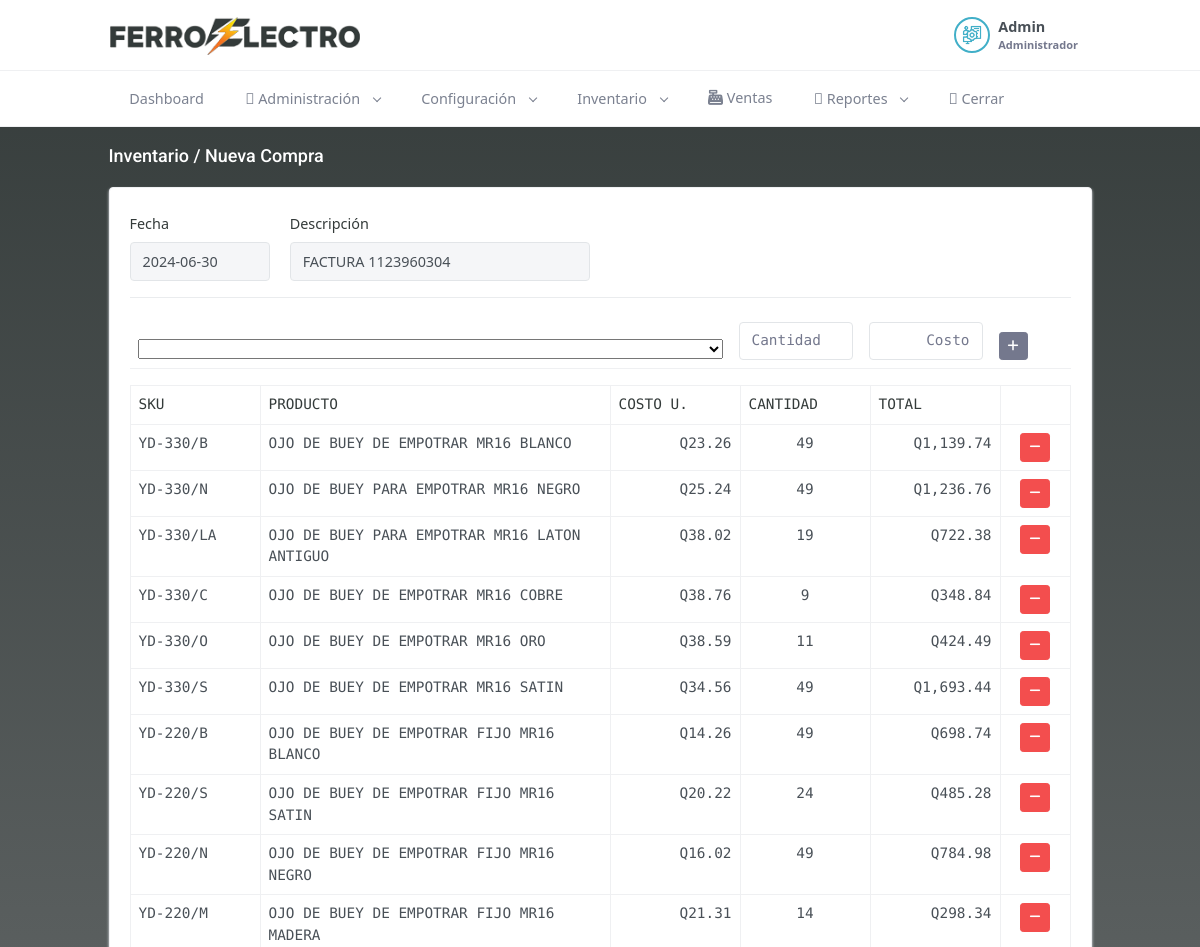
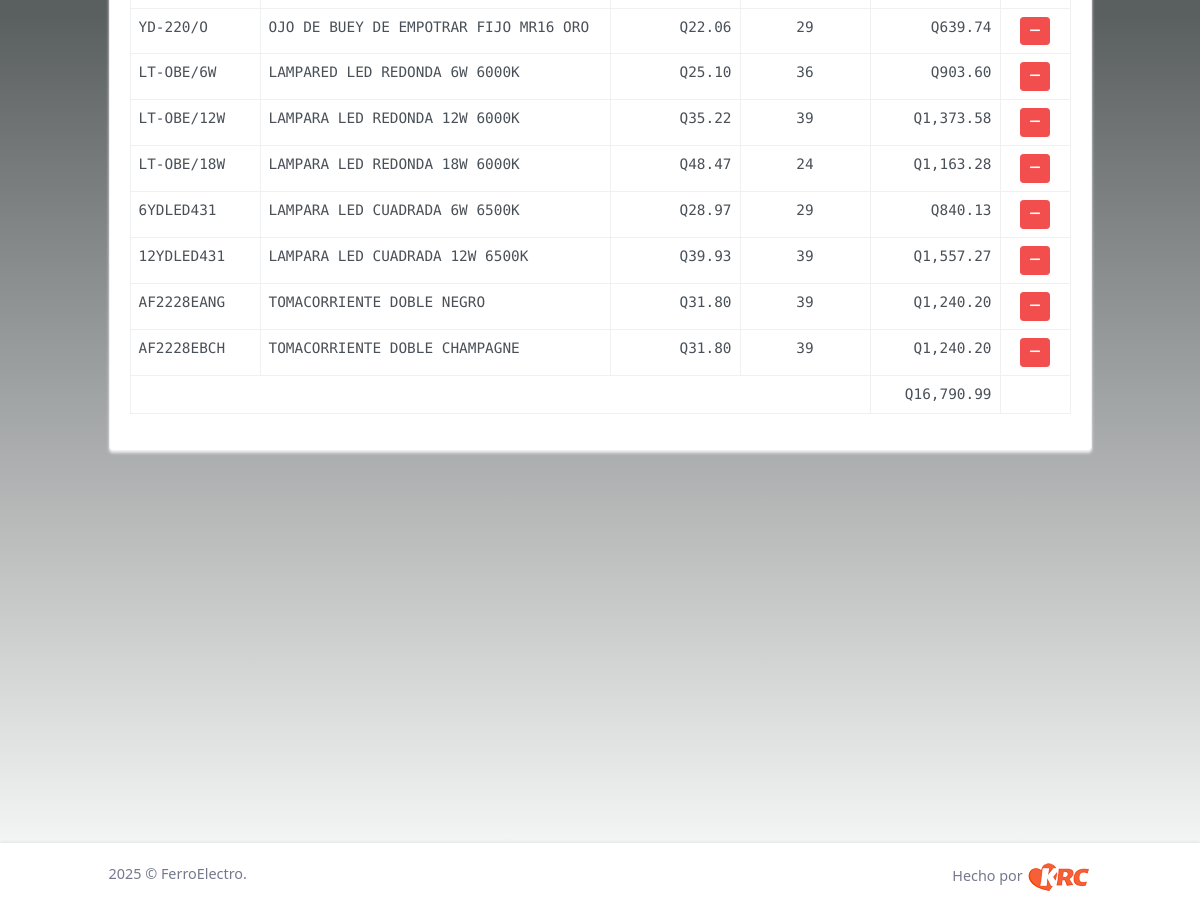
The app's page /inventario/compras/lista_compra/1 (signed in) with its own data (2 pictures, top to bottom).
### tables this page shows
CREATE TABLE `compras` (
  `id` int(11) NOT NULL,
  `fecha` date NOT NULL,
  `descripcion` varchar(300) NOT NULL,
  `status` int(11) NOT NULL DEFAULT 1
);

CREATE TABLE `productos` (
  `id` int(11) NOT NULL,
  `sku` varchar(50) NOT NULL,
  `nombreproducto` varchar(300) NOT NULL,
  `descripcion` text NOT NULL,
  `proveedorid` int(11) NOT NULL,
  `categoriaid` int(11) NOT NULL,
  `marcaid` int(11) NOT NULL,
  `peso` float(10,2) NOT NULL,
  `cantmin` int(11) NOT NULL,
  `FOB` float(10,2) NOT NULL,
  `costo` float(10,2) NOT NULL,
  `venta` float(10,2) NOT NULL,
  `created_at` timestamp NOT NULL DEFAULT current_timestamp(),
  `updated_at` timestamp NOT NULL DEFAULT current_timestamp(),
  `status` int(11) NOT NULL DEFAULT 1
);

### application/controllers/inventario/Compras.php (called while the page is built, shortened)
<?php
class Compras extends CI_Controller {
	public function lista_compra($compraid)
	{
        $d['title'] = 'Inventario';
        $h['title'] =  $d['title'];
		$d['msg'] = '';
		$d['compra'] = $this->model->get_compra($compraid);
		$d['productos'] = $this->model->all_productos_all_status();
		$d['listaproductos'] = $this->model->lista_inventario($compraid);
        $this->load->view('header_view', $h);
		$this->load->view('inventario/lista_compra_view', $d);
        $this->load->view('footer_view', $h);
	}
}

### index.php (called while the page is built, shortened)
<?php
require_once BASEPATH.'core/CodeIgniter.php';

### application/models/Model.php (called while the page is built, shortened)
<?php
class Model extends CI_Model
{
  public function all_productos_all_status(){
    $str = 'productos.id idpr, productos.sku, productos.nombreproducto, productos.descripcion, productos.proveedorid, productos.categoriaid, productos.costo, productos.venta, productos.marcaid, productos.status statusprod, productos.peso, productos.cantmin, productos.fob, ';
    $str .= 'proveedores.id idprov, proveedores.nombre nombreproveedor, ';
    $str .= 'categorias.id idcat, categorias.categoria, categorias.status statcat, ';
    $str .= 'marcas.id idmarca, marcas.marca, marcas.status statusmarca';
    $q= $this
      ->db
      ->select($str)
      ->from('productos')
      ->join('proveedores', 'proveedores.id = productos.proveedorid')
      ->join('categorias', 'categorias.id = productos.categoriaid')
      ->join('marcas', 'marcas.id = productos.marcaid')
      ->get();
    if($q->num_rows() > 0) {
      return $q->result_array();
    }
    return array();
  }
  public function get_compra($idcompra){
    $q= $this
        ->db
        ->select('*')
	      ->from('compras')
        ->where('id', $idcompra)
        ->get();
    if($q->num_rows() > 0) {
      return $q->result_array();
    }
    return array();
  }
  public function lista_inventario($idcompra){
    $str = 'inventario.idcompra, inventario.idproducto, inventario.costo, inventario.idventa, inventario.venta, inventario.status statusinv, ';
    $str .= 'productos.id idpr, productos.sku, productos.nombreproducto';
    $q= $this
        ->db
        ->select($str)
	      ->from('inventario')
        ->where('idcompra', $idcompra)
        ->join('productos', 'productos.id = inventario.idproducto')
        ->group_by('inventario.idproducto')
        ->get();
    if($q->num_rows() > 0) {
      return $q->result_array();
    }
    return array();
  }
  public function lista_inventario_conteo($idcompra, $idproducto){
    $str = '*';
    $q= $this
        ->db
        ->select($str)
	      ->from('inventario')
        ->where('idcompra', $idcompra)
        ->where('idproducto', $idproducto)
        ->count_all_results();
    return $q;
  }
}

### application/views/inventario/lista_compra_view.php (the view, shortened to what this page needs)
<div class="main-content">
    <div class="page-content">
        <div class="container-fluid">
            <div class="row">
                <div class="col-12">
                    <div class="page-title-box d-flex align-items-center justify-content-between">
                        <h4 class="mb-0"><?= $title . ' / Nueva Compra' ?></h4>
                    </div>
                </div>
            </div>
            <div class="row">
                <div class="col-xl-12">
                    <div class="card card-h-100">
                        <div class="card-body">
                                <div class="row">
                                    <div class="form-group col-md-2">
                                        <label for="nombre">Fecha</label>
                                        <input type="text" id="fecha" disabled="disabled" class="form-control" name="fecha" required="true" autocomplete="off" value="<?= $compra[0]['fecha'] ?>">
                                    </div>
                                    <div class="form-group col-md-4">
                                        <label for="nombre">Descripción</label>
                                        <input type="text" class="form-control" disabled="disabled" name="descripcion" required="true" autocomplete="off" value="<?= $compra[0]['descripcion'] ?>">
                                    </div>
                                </div>
                                <hr>
                                <div class="row">
                                    <div class="form-group col-md-12">
                                        <form method="POST" class="form" autocomplete="notnow">
                                            <table class="table table-condensed tabled-bordered" id="addtable">
                                                <thead>
                                                    <tr>
                                                        <th>
                                                            <select id="productos" class="idp-add" style="width: 100%;" placeholder="Seleccionar un producto..." autocomplete="off" name="productos">
                                                                <option value=""></option>
                                                                <?php
                                                                foreach($productos as $p){
                                                                ?>
                                                                <option data-sku="<?= $p['sku'] ?>" value="<?= $p['idpr'] ?>"><?= $p['sku'] . ' - ' . $p['nombreproducto'] ?></option>
                                                                <?php
                                                                }
                                                                ?>
                                                            </select>
                                                        </th>
                                                        <th style="width: 130px;">
                                                            <input type="text" class="form-control cantidad-add" name="cantidad" autocomplete="off" placeholder="Cantidad" required="true">
                                                        </th>
                                                        <th style="width: 130px;">
                                                            <input type="text" style="text-align: right;" class="form-control currencyquet costo-add" name="costo" autocomplete="off" placeholder="Costo" required="true">
                                                        </th>
                                                        <th style="width: 80px;">
                                                            <button type="submit" name="agregar" class="btn btn-secondary btn-sm"><i class="fa fa-plus"></i></button>
                                                        </th>
                                                    </tr>
                                                </thead>
                                            </table>
                                        </form>
                                    </div>
                                </div>
                                <div class="row">
                                    <div class="form-group col-md-12">
                                        <table class="table table-condensed table-bordered">
                                            <thead>
                                                <tr>
                                                    <th>SKU</th>
                                                    <th>PRODUCTO</th>
                                                    <th style="width: 130px;">COSTO U.</th>
                                                    <th style="width: 130px;">CANTIDAD</th>
                                                    <th style="width: 130px;">TOTAL</th>
                                                    <th>
                                                    </th>
                                                </tr>
                                            </thead>
                                            <tbody class="listacompras">
                                                <?php
                                                $merototal = 0;
                                                foreach($listaproductos as $l){
                                                    $conteo = $this->model->lista_inventario_conteo($l['idcompra'], $l['idproducto']);
                                                    $eltotal = $conteo * $l['costo'];
                                                    $merototal = $merototal + $eltotal;
                                                ?>
                                                <tr>
                                                    <td style="width: 130px;"><?= $l['sku'] ?></td>
                                                    <td><?= $l['nombreproducto'] ?></td>
                                                    <td style="text-align: right;"><?= 'Q' . number_format($l['costo'], 2, '.', ',') ?></td>
                                                    <td style="text-align: center;"><?= $conteo ?></td>
                                                    <td style="text-align: right;"><?= 'Q' . number_format($eltotal, 2, '.', ',') ?></td>
                                                    <td style="width: 70px; text-align: center;">
                                                        <a href="<?= base_url('inventario/compras/eliminar_lista/' . $l['idcompra'] . '/' . $l['idproducto']) ?>" class="btn btn-danger btn-sm"><i class="fas fa-minus"></i></a>
                                                    </td>
                                                </tr>
                                                <?php
                                                }
                                                ?>
                                            </tbody>
                                            <tfoot>
                                                <tr>
                                                    <td colspan="4"></td>
                                                    <td style="text-align: right;"><?= 'Q' . number_format($merototal, 2, '.', ',') ?></td>
                                                </tr>
                                            </tfoot>
                                        </table>
                                    </div>
                                </div>
                        </div>
                    </div>
                </div>
            </div>
        </div>
    </div>

### assets/css/spinner.css (style rules this page uses)
.currencyquet { text-align: right; }

### assets/login/css/login.css (style rules this page uses)
#bodyall { background: #343b3a; background: -moz-linear-gradient(180deg, #343b3a 0%, #5a5f5f 52%, rgba(255,255,255,1) 100%); background: -webkit-linear-gradient(180deg, #343b3a 0%, #5a5f5f 52%, rgba(255,255,255,1) 100%); background: linear-gradient(180deg, #343b3a 0%, #5a5f5f 52%, rgba(255,255,255,1) 100%); filter: progid:DXImageTransform.Microsoft.gradient(startColorstr="#343b3a",endColorstr="#ffffff",GradientType=1); }
.page-title-box > h4 { color: #fff !important; }
label, th { color: #343b3a; }

### application/views/header_view.php (style rules this page uses)
label { margin-top: 5px; }

### application/views/inventario/lista_compra_view.php (style rules this page uses)
table { font-family: 'Source Code Pro', monospace; }
.table > :not(caption) > * > * { padding: 8px; }

### records on screen
compras: fecha "2024-06-30", descripcion "FACTURA 1123960304"
productos: sku "YD-330/B", nombreproducto "OJO DE BUEY DE EMPOTRAR MR16 BLANCO", costo "23.26", conteo "49", eltotal "1,139.74"
productos: sku "YD-330/N", nombreproducto "OJO DE BUEY PARA EMPOTRAR MR16 NEGRO", costo "25.24", conteo "49", eltotal "1,236.76"
productos: sku "YD-330/LA", nombreproducto "OJO DE BUEY PARA EMPOTRAR MR16 LATON ANTIGUO", costo "38.02", conteo "19", eltotal "722.38"
productos: sku "YD-330/C", nombreproducto "OJO DE BUEY DE EMPOTRAR MR16 COBRE", costo "38.76", conteo "9", eltotal "348.84"
productos: sku "YD-330/O", nombreproducto "OJO DE BUEY DE EMPOTRAR MR16 ORO", costo "38.59", conteo "11", eltotal "424.49"
productos: sku "YD-330/S", nombreproducto "OJO DE BUEY DE EMPOTRAR MR16 SATIN", costo "34.56", conteo "49", eltotal "1,693.44"
productos: sku "YD-220/B", nombreproducto "OJO DE BUEY DE EMPOTRAR FIJO MR16 BLANCO", costo "14.26", conteo "49", eltotal "698.74"
productos: sku "YD-220/S", nombreproducto "OJO DE BUEY DE EMPOTRAR FIJO MR16 SATIN", costo "20.22", conteo "24", eltotal "485.28"
productos: sku "YD-220/N", nombreproducto "OJO DE BUEY DE EMPOTRAR FIJO MR16 NEGRO", costo "16.02", conteo "49", eltotal "784.98"
productos: sku "YD-220/M", nombreproducto "OJO DE BUEY DE EMPOTRAR FIJO MR16 MADERA", costo "21.31", conteo "14", eltotal "298.34"
productos: sku "YD-220/O", nombreproducto "OJO DE BUEY DE EMPOTRAR FIJO MR16 ORO", costo "22.06", conteo "29", eltotal "639.74"
productos: sku "LT-OBE/6W", nombreproducto "LAMPARED LED REDONDA 6W 6000K", costo "25.10", conteo "36", eltotal "903.60"
productos: sku "LT-OBE/12W", nombreproducto "LAMPARA LED REDONDA 12W 6000K", costo "35.22", conteo "39", eltotal "1,373.58"
productos: sku "LT-OBE/18W", nombreproducto "LAMPARA LED REDONDA 18W 6000K", costo "48.47", conteo "24", eltotal "1,163.28"
productos: sku "6YDLED431", nombreproducto "LAMPARA LED CUADRADA 6W 6500K", costo "28.97", conteo "29", eltotal "840.13"
productos: sku "12YDLED431", nombreproducto "LAMPARA LED CUADRADA 12W 6500K", costo "39.93", conteo "39", eltotal "1,557.27"
productos: sku "AF2228EANG", nombreproducto "TOMACORRIENTE DOBLE NEGRO", costo "31.80", conteo "39", eltotal "1,240.20"
productos: sku "AF2228EBCH", nombreproducto "TOMACORRIENTE DOBLE CHAMPAGNE", costo "31.80", conteo "39", eltotal "1,240.20"

### other values on screen
$_SESSION['nombre'] "Admin"
$_SESSION['rolname'] "Administrador"
$title "Inventario"
$merototal "16,790.99"
